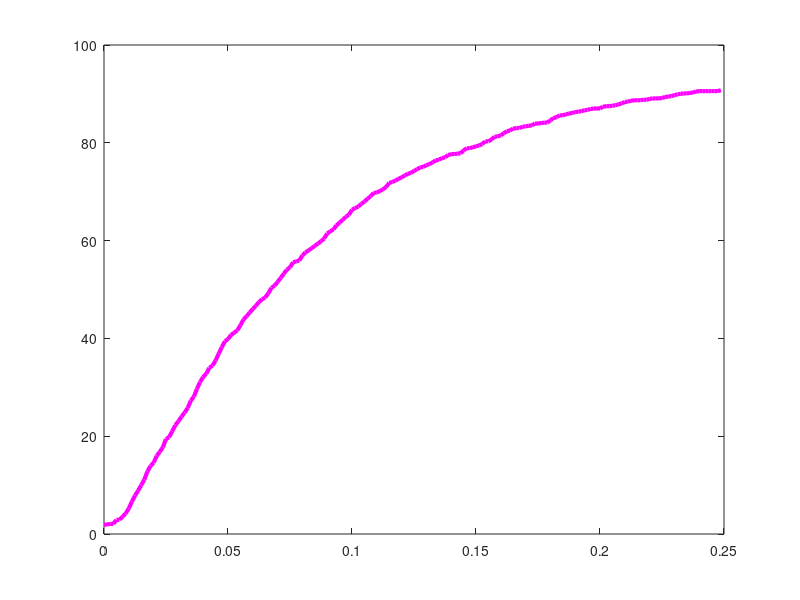

Reproduce this figure in MATLAB.
plot([0.000000 0.001250 0.002500 0.003750 0.005000 0.006250 0.007500 0.008750 0.010000 0.011250 0.012500 0.013750 0.015000 0.016250 0.017500 0.018750 0.020000 0.021250 0.022500 0.023750 0.025000 0.026250 0.027500 0.028750 0.030000 0.031250 0.032500 0.033750 0.035000 0.036250 0.037500 0.038750 0.040000 0.041250 0.042500 0.043750 0.045000 0.046250 0.047500 0.048750 0.050000 0.051250 0.052500 0.053750 0.055000 0.056250 0.057500 0.058750 0.060000 0.061250 0.062500 0.063750 0.065000 0.066250 0.067500 0.068750 0.070000 0.071250 0.072500 0.073750 0.075000 0.076250 0.077500 0.078750 0.080000 0.081250 0.082500 0.083750 0.085000 0.086250 0.087500 0.088750 0.090000 0.091250 0.092500 0.093750 0.095000 0.096250 0.097500 0.098750 0.100000 0.101250 0.102500 0.103750 0.105000 0.106250 0.107500 0.108750 0.110000 0.111250 0.112500 0.113750 0.115000 0.116250 0.117500 0.118750 0.120000 0.121250 0.122500 0.123750 0.125000 0.126250 0.127500 0.128750 0.130000 0.131250 0.132500 0.133750 0.135000 0.136250 0.137500 0.138750 0.140000 0.141250 0.142500 0.143750 0.145000 0.146250 0.147500 0.148750 0.150000 0.151250 0.152500 0.153750 0.155000 0.156250 0.157500 0.158750 0.160000 0.161250 0.162500 0.163750 0.165000 0.166250 0.167500 0.168750 0.170000 0.171250 0.172500 0.173750 0.175000 0.176250 0.177500 0.178750 0.180000 0.181250 0.182500 0.183750 0.185000 0.186250 0.187500 0.188750 0.190000 0.191250 0.192500 0.193750 0.195000 0.196250 0.197500 0.198750 0.200000 0.201250 0.202500 0.203750 0.205000 0.206250 0.207500 0.208750 0.210000 0.211250 0.212500 0.213750 0.215000 0.216250 0.217500 0.218750 0.220000 0.221250 0.222500 0.223750 0.225000 0.226250 0.227500 0.228750 0.230000 0.231250 0.232500 0.233750 0.235000 0.236250 0.237500 0.238750 0.240000 0.241250 0.242500 0.243750 0.245000 0.246250 0.247500 0.248750 ], [1.867414 1.960784 2.054155 2.054155 2.894491 2.894491 3.548086 4.201681 5.228758 6.629318 7.843137 8.870215 9.990663 11.111111 12.791783 13.912232 14.565826 15.966387 16.806723 17.740430 19.421102 19.794585 21.008403 22.222222 23.062558 23.996265 24.836601 25.770308 27.264239 28.104575 29.691877 31.092437 32.119514 32.773109 33.986928 34.453782 35.480859 36.881419 38.188609 39.402428 39.869281 40.709617 41.176471 41.643324 42.670401 43.884220 44.537815 45.284781 46.031746 46.685341 47.432306 47.992530 48.366013 49.206349 50.326797 50.793651 51.540616 52.380952 53.221289 54.061625 54.528478 55.555556 55.742297 55.929038 56.956116 57.609711 57.983193 58.450047 58.916900 59.383754 59.850607 60.410831 61.437908 61.904762 62.278245 63.118581 63.678805 64.239029 64.892624 65.266106 66.293184 66.666667 66.946779 67.507003 67.973856 68.534080 69.094304 69.747899 69.841270 70.121382 70.494865 70.961718 71.802054 71.988796 72.268908 72.642390 72.922502 73.295985 73.669468 73.856209 74.229692 74.603175 74.976657 75.070028 75.443511 75.630252 76.003735 76.377218 76.563959 76.844071 77.030812 77.497666 77.684407 77.684407 77.777778 77.871148 78.431373 78.898226 78.898226 79.084967 79.271709 79.458450 79.738562 80.298786 80.298786 80.672269 81.232493 81.325864 81.512605 81.979458 82.352941 82.539683 82.913165 83.006536 83.006536 83.286648 83.380019 83.473389 83.566760 83.940243 83.940243 84.033613 84.126984 84.126984 84.593838 85.060691 85.247432 85.620915 85.620915 85.807656 85.994398 86.087768 86.274510 86.367880 86.461251 86.647993 86.741363 86.928105 87.021475 87.021475 87.021475 87.394958 87.488329 87.488329 87.581699 87.675070 87.861811 88.048553 88.328665 88.422035 88.608777 88.702148 88.702148 88.702148 88.795518 88.795518 88.982260 89.075630 89.075630 89.075630 89.169001 89.355742 89.449113 89.542484 89.729225 89.915966 90.009337 90.102708 90.102708 90.196078 90.289449 90.476190 90.569561 90.569561 90.569561 90.569561 90.569561 90.569561 90.569561 90.756303 ], '-m', 'LineWidth', 3);